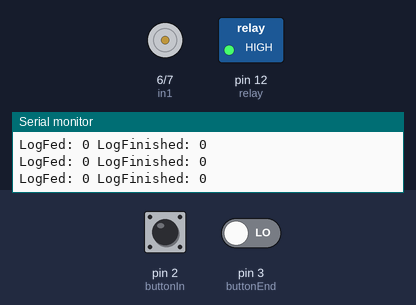
A sketch run on a simulated Arduino Uno, built with avr-gcc and run on an emulated ATmega328P. Parts: motor-driver pin pairs drawn as motors (green arrow = first pin HIGH = forward, orange = second pin HIGH = backward, longer = more drive, scaled by the enable pin), switched loads named in the sketch (green lamp = pin HIGH), the last lines printed to the serial monitor. The inputs (shaded band) are chosen by the test bench; at power-on: pin 2 (buttonIn) LOW, pin 3 (buttonEnd) LOW. Random numbers use the default seed unless the sketch sets one.

Above: at 1.2 s.
1.3 s: pin 2 (buttonIn) pulled HIGH for 1 s
At 2.85 s:
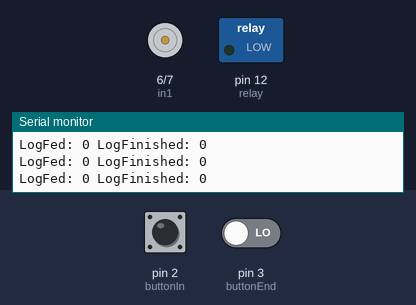
4.5 s: pin 2 (buttonIn) pulled HIGH for 3.2 s
At 5.09 s:
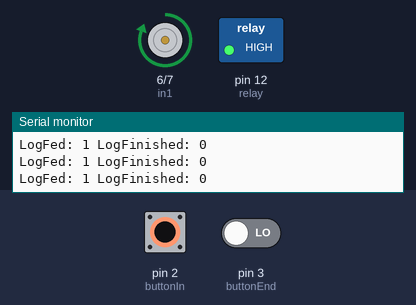
9.2 s: pin 2 (buttonIn) driven HIGH and pin 3 (buttonEnd) driven HIGH
At 9.9 s:
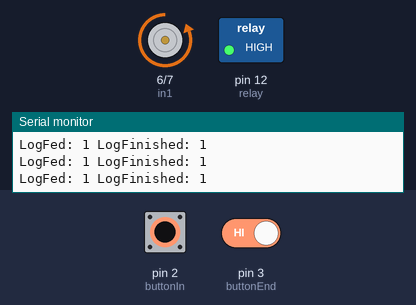
11.1 s: pin 2 (buttonIn) driven LOW
At 12.8 s:
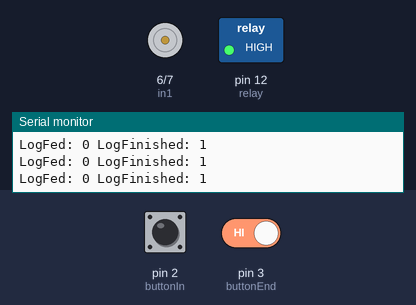
13.1 s: pin 2 (buttonIn) driven HIGH
At 14.8 s:
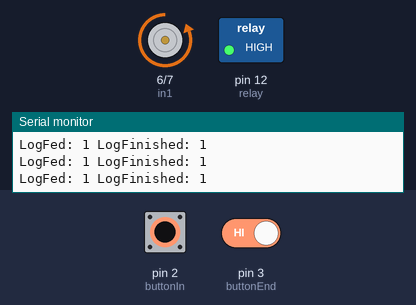
16.1 s: pin 2 (buttonIn) driven LOW and pin 3 (buttonEnd) driven LOW
At 17.5 s:
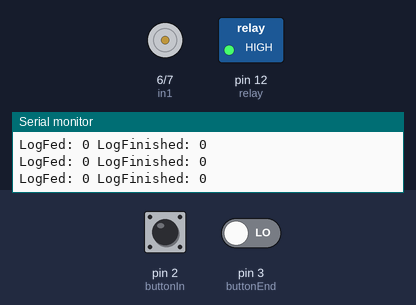
Timing chart, 0 to 19.1 s (numbered marks = the images above; inputs shaded):
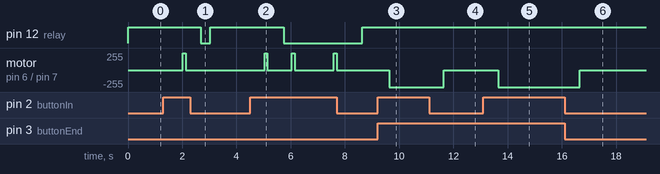

Measured:
- after the input at 1.3 s, pin 12 (relay): HIGH → LOW after 1.4 s, → HIGH 0.35 s later; motor on pin 6 (in1) / pin 7 (in2): stopped → forward 255/255 after 0.72 s, → stopped 0.10 s later
- after the input at 4.5 s, pin 12 (relay): HIGH → LOW after 1.2 s, → HIGH 2.9 s later; motor on pin 6 (in1) / pin 7 (in2): goes forward 255/255 0.10 s, stopped 0.91 s, forward 255/255 0.10 s, stopped 1.4 s, forward 255/255 0.10 s, then stopped, starting after 0.54 s
- after the input at 9.2 s, motor on pin 6 (in1) / pin 7 (in2): stopped → backward 255/255 after 0.43 s
- after the input at 11.1 s, motor on pin 6 (in1) / pin 7 (in2): backward 255/255 → stopped after 0.54 s
- after the input at 13.1 s, motor on pin 6 (in1) / pin 7 (in2): stopped → backward 255/255 after 0.55 s
- after the input at 16.1 s, motor on pin 6 (in1) / pin 7 (in2): backward 255/255 → stopped after 0.56 s

The sketch:

CampFire.ino
```cpp
// Aansluiten arduino;
int enA = 5; // < ---- - dit is een PWN pin
int in1 = 6;
int in2 = 7;
int relay = 12;
int buttonIn = 2;
int buttonEnd = 3;

//Arduino variablen;
unsigned long previousMillis = 0;
const long interval = 1000;
bool logFinished = LOW;
bool logFed = false;
int startTimer = 1000;
int useTimer = 0;
int randomiser = 0;


//=============================================================================

void setup()
{
  pinMode(enA, OUTPUT);
  pinMode(in1, OUTPUT);
  pinMode(in2, OUTPUT);
  pinMode(relay, OUTPUT);
  pinMode(buttonIn, INPUT);
  pinMode(buttonEnd, INPUT);

  Serial.begin(9600);
  digitalWrite(relay, 1);
}

//=============================================================================

void loop()
{

  Serial.print("LogFed: ");
  Serial.print(logFed);
  Serial.print(" LogFinished: ");
  Serial.println(logFinished);

  useTimer = startTimer;
  randomiser = random(startTimer / -2, startTimer / 2);
  useTimer += randomiser;

  if (digitalRead(buttonIn) == 1) {
    logFed = true;
  } else {
    logFed = false;
  }

  if (digitalRead(buttonEnd) == 1) {
    logFinished = true;
  } else if (digitalRead(buttonIn) == 0) {
    logFinished = false;
  }


  unsigned long currentMillis = millis();
  if (currentMillis - previousMillis >= interval) {
    previousMillis = currentMillis;

    if (logFed && !logFinished) {
      digitalWrite(in1, HIGH);
      digitalWrite(in2, LOW);
      analogWrite(enA, 255);
      delay(100);
      digitalWrite(in1, LOW);
      digitalWrite(in2, LOW);
      delay(useTimer);
      digitalWrite(relay, 0);
    }

    if (logFinished && logFed) {
      digitalWrite(in1, LOW);
      digitalWrite(in2, HIGH);
      analogWrite(enA, 255);
      digitalWrite(relay, 1);
    }

    if (!logFed) {
      Serial.println("No Log");
      digitalWrite(in1, LOW);
      digitalWrite(in2, LOW);
      digitalWrite(relay, 1);
    }
  }
}
```
